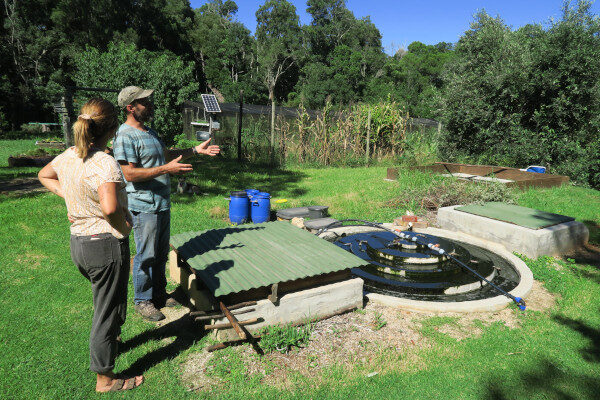
#> input picture images/A practical sustainability workshop with Ecosunergy.jpg, 600 x 400 px; its folder holds only this picture in this run
$ python optimize-images.py
#> lines starting #> are read from the running program, lines starting #| are printed output that depends on the picture
# -*- coding: utf-8 -*-
"""
optimize-images.py -- Six Kingdoms comprehensive image optimiser
Creates responsive WebP variants for fast web delivery.

Output structure:
  images/webp/FILENAME-480.webp   (480px wide, mobile)
  images/webp/FILENAME-800.webp   (800px wide, tablet/card)
  images/webp/FILENAME-1200.webp  (1200px wide, desktop gallery)
  images/webp/FILENAME-1920.webp  (1920px wide, hero backgrounds)

Also re-encodes the same-directory .webp files used by CSS backgrounds
at quality 75 (replacing lower-quality or oversized q82 versions).

Usage:
    pip install Pillow
    python optimize-images.py
"""

import os
from pathlib import Path

import sys
sys.stdout.reconfigure(encoding="utf-8", errors="replace")

try:
    from PIL import Image
except ImportError:
    print("Pillow not installed. Run: pip install Pillow")
    raise

QUALITY = 75          # WebP quality — 75 is visually excellent for photos
WIDTHS  = [480, 800, 1200, 1920]
EXTENSIONS = {".jpg", ".jpeg", ".png", ".JPG", ".JPEG", ".PNG"}

ROOT = Path(__file__).parent
IMAGE_ROOTS = [
    ROOT / "images",
    ROOT / "images" / "eco pool photos",
]

# ── totals ──────────────────────────────────────────────────────────────────
total_before = 0
total_after  = 0
files_done   = 0

def process_image(src: Path, webp_dir: Path):
    global total_before, total_after, files_done

    if not src.is_file():
        return

    # re-encode same-dir .webp (CSS backgrounds) at q75 with 1920 cap
    same_dir_webp = src.with_suffix(".webp")
    if src.suffix in EXTENSIONS and src.suffix != ".webp":
        before = src.stat().st_size
        try:
            with Image.open(src) as img:
#> img is the input picture: PIL image 600x400 RGB; mean R, G, B 96.4, 113.6, 83.5
                if img.mode not in ("RGB", "RGBA"):
                    img = img.convert("RGB")

                # cap at 1920px for the same-dir hero version
                if img.width > 1920:
                    ratio = 1920 / img.width
                    img = img.resize(
                        (1920, round(img.height * ratio)),
                        Image.LANCZOS
                    )

                img.save(same_dir_webp, "webp", quality=QUALITY, method=6)

            after_sd = same_dir_webp.stat().st_size
            saving = (1 - after_sd / before) * 100
            print(f"  [same-dir] {src.name:50s}  "
                  f"{before/1024:>7.0f}KB -> {after_sd/1024:>6.0f}KB  ({saving:.0f}%↓)")
        except Exception as e:
            print(f"  FAILED same-dir {src.name}: {e}")

        # generate responsive variants into webp/ subfolder
        webp_dir.mkdir(parents=True, exist_ok=True)
        stem = src.stem  # keep original name (spaces included — URL-encode in HTML)

        for width in WIDTHS:
            dest = webp_dir / f"{stem}-{width}.webp"
            try:
                with Image.open(src) as img:
                    if img.mode not in ("RGB", "RGBA"):
                        img = img.convert("RGB")
                    if img.width > width:
                        ratio = width / img.width
#> ratio = 0.8
                        img = img.resize(
                            (width, round(img.height * ratio)),
                            Image.LANCZOS
                        )
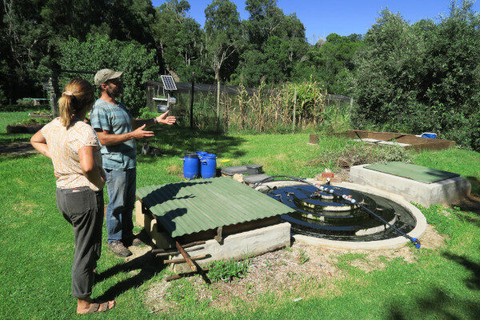
#> img: PIL image 480x320 RGB; mean R, G, B 96.4, 113.6, 83.5
                    img.save(dest, "webp", quality=QUALITY, method=6)
                after = dest.stat().st_size
                total_before += before
                total_after  += after
                files_done   += 1
                saving = (1 - after / before) * 100
                print(f"    -> {width}w  {dest.name:60s}  {after/1024:>6.0f}KB  ({saving:.0f}%↓)")
            except Exception as e:
                print(f"  FAILED {width}w {src.name}: {e}")

# ── main loop ────────────────────────────────────────────────────────────────
print("=" * 80)
print("Six Kingdoms — Image Optimiser")
print("=" * 80)

for img_root in IMAGE_ROOTS:
    if not img_root.exists():
        print(f"Skipping {img_root} (not found)")
        continue

    # webp/ subfolder mirrors the source directory
    if img_root.name == "eco pool photos":
        webp_dir = ROOT / "images" / "webp" / "eco pool photos"
    else:
        webp_dir = ROOT / "images" / "webp"

    print(f"\nProcessing: {img_root.relative_to(ROOT)}")
    print("-" * 60)

    for src in sorted(img_root.iterdir()):
        if src.suffix in EXTENSIONS and src.suffix != ".webp":
            # skip PNGs (logos) — they're small already
            if src.suffix.lower() == ".png":
                print(f"  [skip PNG] {src.name}")
                continue
            process_image(src, webp_dir)

print()
print("=" * 80)
print(f"Responsive variants created : {files_done}")
if files_done:
    pct = (1 - total_after / total_before) * 100 if total_before else 0
    print(f"Total input  : {total_before/1024/1024:.1f}MB")
    print(f"Total output : {total_after/1024/1024:.1f}MB  ({pct:.0f}% smaller overall)")
print("=" * 80)
print()
print("Next steps:")
print("  1. HTML <img> tags -> wrap with <picture> using srcset to images/webp/")
print("  2. CSS background-image .jpg -> already updated to same-dir .webp")
print("  3. Inline style backgrounds -> update .jpg to .webp")
